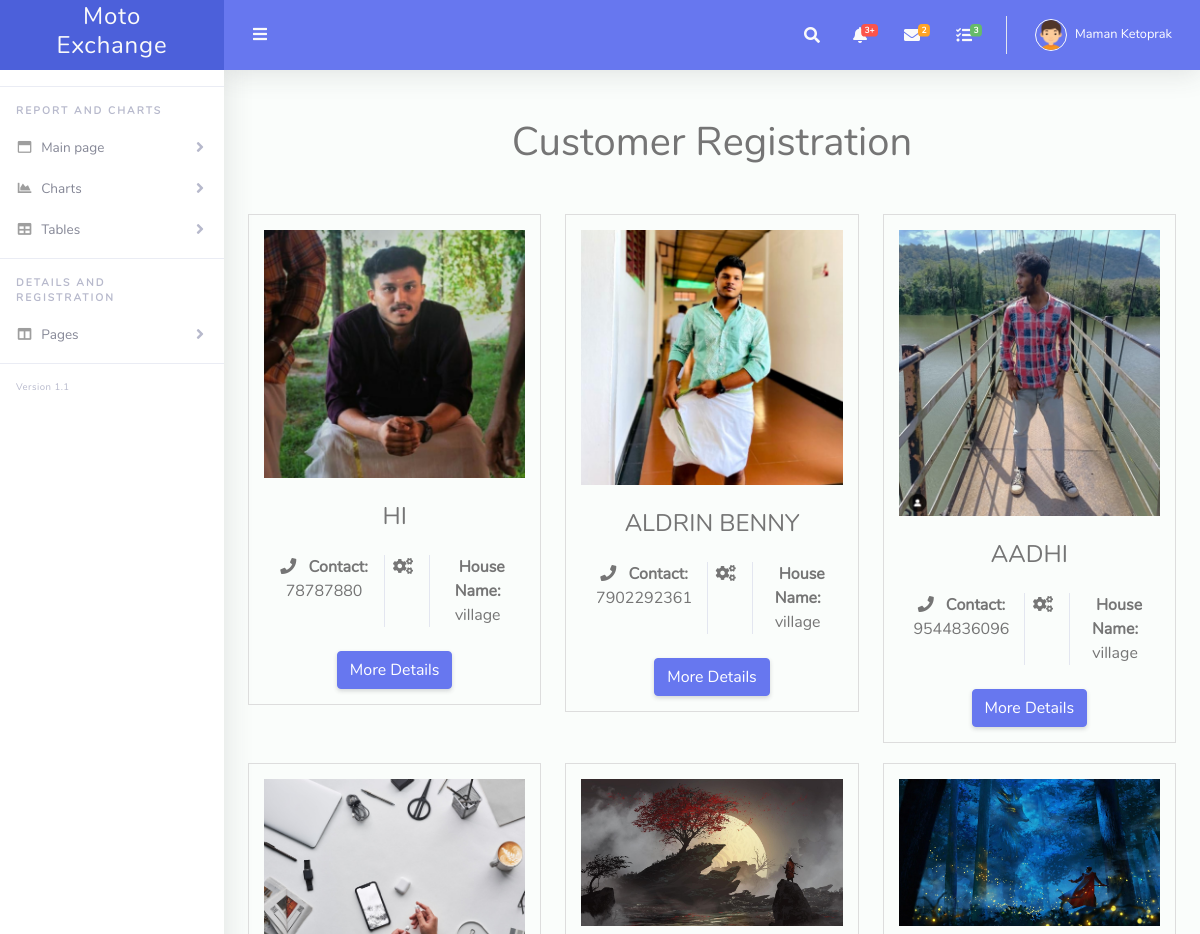
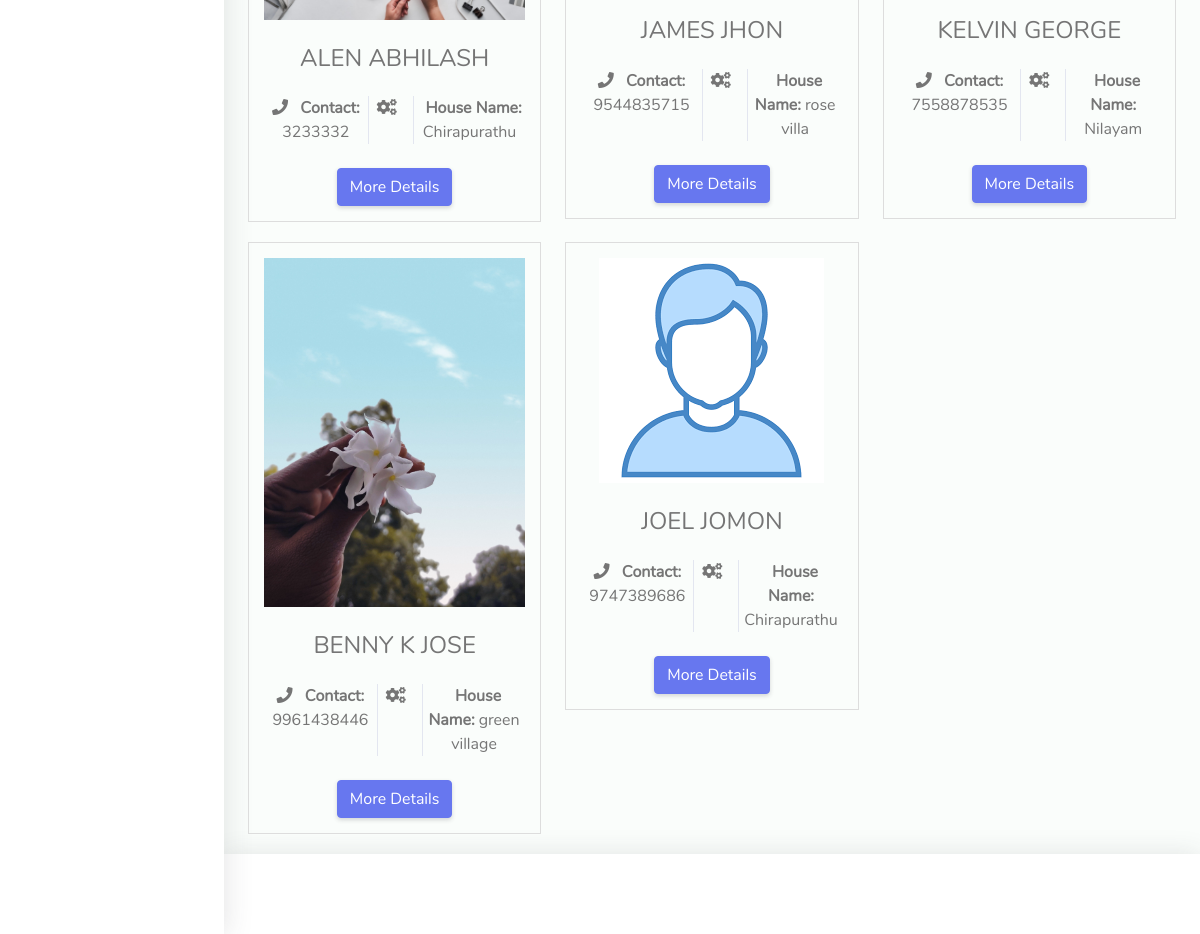
Page /admin/custre.php on the committed database (2 pictures, top to bottom).
### tables this page shows
CREATE TABLE IF NOT EXISTS `tbl_cust` (
  `cust_id` int NOT NULL AUTO_INCREMENT,
  `cust_name` varchar(30) NOT NULL,
  `email` varchar(30) NOT NULL,
  `contact` bigint NOT NULL,
  `housename` text NOT NULL,
  `dis_id` int NOT NULL,
  `loc_id` int NOT NULL,
  `pincode` int NOT NULL,
  `log_id` int NOT NULL,
  `id_proof` int NOT NULL,
  `imgc` text NOT NULL,
  `log_password` varchar(20) NOT NULL,
  `reg_date` date NOT NULL,
  PRIMARY KEY (`cust_id`)
);

### dboperation.php (called while the page is built, shortened)
<?php
class dboperation
{
public $con,$res;
function __construct()
{
$this->con=mysqli_connect("localhost","root","","secondhandcar");
}
public function query($sql)
{
$this->res=mysqli_query($this->con,$sql);
return $this->res;
}
}
?>

### admin/custre.php (the view, shortened to what this page needs)
<!DOCTYPE html>
<html lang="en">
<head>
    <link rel="stylesheet" href="https://maxcdn.bootstrapcdn.com/bootstrap/4.5.2/css/bootstrap.min.css">
    <link rel="stylesheet" href="https://cdnjs.cloudflare.com/ajax/libs/font-awesome/5.14.0/css/all.min.css">
</head>
<body>
<?php include("header.php"); ?>
<div class="container mt-5">
    <h1 class="text-center mb-5">Customer Registration</h1>
    <div class="row">
        <?php
        include_once("../dboperation.php");
        $obj = new dboperation();
        $sql = "SELECT * FROM tbl_cust";
        $res = $obj->query($sql);
        while ($row = mysqli_fetch_array($res)) {
        ?>
            <div class="col-lg-4 col-md-6">
                <div class="rent-item">
                    <a href="#" class="image-container">
                        <img src="../upload/<?php echo $row['imgc']; ?>" alt="<?php echo $row['cust_name']; ?>" class="img-fluid">
                    </a>
                    <h4 class="text-uppercase mt-4"><?php echo $row['cust_name']; ?></h4>
                    <div class="d-flex justify-content-center mt-4">
                        <div class="px-2">
                            <i class="fas fa-phone"></i>
                            <span class="ml-2"><strong>Contact:</strong> <?php echo $row['contact']; ?></span>
                        </div>
                        <div class="px-2 border-left border-right">
                            <i class="fas fa-cogs"></i>
                        </div>
                        <div class="px-2>
                            <i class="fas fa-home"></i>
                            <span class="ml-2"><strong>House Name:</strong> <?php echo $row['housename']; ?></span>
                        </div>
                    </div>
                    <a href="custrev.php?cust_id=<?php echo $row["log_id"]; ?>">
                        <button type="button" class="btn btn-primary mt-4">More Details</button>
                    </a>
                </div>
            </div>
        <?php
        }
        ?>
    </div>
</div>
<?php include("footer.php"); ?>
</body>
</html>

### admin/header.php (shortened to what this page needs)
<!DOCTYPE html>
<html lang="en">
<head>
  <link href="vendor/fontawesome-free/css/all.min.css" rel="stylesheet" type="text/css">
  <link href="vendor/bootstrap/css/bootstrap.min.css" rel="stylesheet" type="text/css">
  <link href="css/ruang-admin.min.css" rel="stylesheet">
</head>
<body id="page-top">
  <div id="wrapper">
    <ul class="navbar-nav sidebar sidebar-light accordion" id="accordionSidebar">
      <a class="sidebar-brand d-flex align-items-center justify-content-center" href>
        <h4 class="sidebar-brand-text mx-3">Moto Exchange</h4>
      </a>
      <hr class="sidebar-divider">
      <div class="sidebar-heading">
       Report And Charts
      </div>
      <li class="nav-item">
        <a class="nav-link collapsed" href="#" data-toggle="collapse" data-target="#collapseBootstrap"
          aria-expanded="true" aria-controls="collapseBootstrap">
          <i class="far fa-fw fa-window-maximize"></i>
          <span>Main page</span>
        </a>
      </li>
      <li class="nav-item">
        <a class="nav-link collapsed" href="#" data-toggle="collapse" data-target="#collapseForm" aria-expanded="true"
          aria-controls="collapseForm">
          <i class="fas fa-fw fa-chart-area"></i>
          <span>Charts</span>
        </a>
      </li>
      <li class="nav-item">
        <a class="nav-link collapsed" href="#" data-toggle="collapse" data-target="#collapseTable" aria-expanded="true"
          aria-controls="collapseTable">
          <i class="fas fa-fw fa-table"></i>
          <span>Tables</span>
        </a>
      </li>
      <hr class="sidebar-divider">
      <div class="sidebar-heading">
        Details And Registration
      </div>
      <li class="nav-item">
        <a class="nav-link collapsed" href="#" data-toggle="collapse" data-target="#collapsePage" aria-expanded="true"
          aria-controls="collapsePage">
          <i class="fas fa-fw fa-columns"></i>
          <span>Pages</span>
        </a>
      </li>
      <hr class="sidebar-divider">
      <div class="version" id="version-ruangadmin"></div>
    </ul>
    <div id="content-wrapper" class="d-flex flex-column">
      <div id="content">
        <nav class="navbar navbar-expand navbar-light bg-navbar topbar mb-4 static-top">
          <button id="sidebarToggleTop" class="btn btn-link rounded-circle mr-3">
            <i class="fa fa-bars"></i>
          </button>
          <ul class="navbar-nav ml-auto">
            <li class="nav-item dropdown no-arrow">
              <a class="nav-link dropdown-toggle" href="#" id="searchDropdown" role="button" data-toggle="dropdown"
                aria-haspopup="true" aria-expanded="false">
                <i class="fas fa-search fa-fw"></i>
              </a>
            </li>
            <li class="nav-item dropdown no-arrow mx-1">
              <a class="nav-link dropdown-toggle" href="#" id="alertsDropdown" role="button" data-toggle="dropdown"
                aria-haspopup="true" aria-expanded="false">
                <i class="fas fa-bell fa-fw"></i>
                <span class="badge badge-danger badge-counter">3+</span>
              </a>
            </li>
            <li class="nav-item dropdown no-arrow mx-1">
              <a class="nav-link dropdown-toggle" href="#" id="messagesDropdown" role="button" data-toggle="dropdown"
                aria-haspopup="true" aria-expanded="false">
                <i class="fas fa-envelope fa-fw"></i>
                <span class="badge badge-warning badge-counter">2</span>
              </a>
            </li>
            <li class="nav-item dropdown no-arrow mx-1">
              <a class="nav-link dropdown-toggle" href="#" id="messagesDropdown" role="button" data-toggle="dropdown"
                aria-haspopup="true" aria-expanded="false">
                <i class="fas fa-tasks fa-fw"></i>
                <span class="badge badge-success badge-counter">3</span>
              </a>
            </li>
            <li class="nav-item dropdown no-arrow">
              <a class="nav-link dropdown-toggle" href="#" id="userDropdown" role="button" data-toggle="dropdown"
                aria-haspopup="true" aria-expanded="false">
                <img class="img-profile rounded-circle" src="img/boy.png" style="max-width: 60px">
                <span class="ml-2 d-none d-lg-inline text-white small">Maman Ketoprak</span>
              </a>
            </li>
          </ul>
        </nav>

### admin/footer.php (shortened to what this page needs)
 <footer class="sticky-footer bg-white">
        <div class="container my-auto py-2">
        </div>
      </footer>
    </div>
  </div>
</body>
</html>

### admin/custre.php (style rules this page uses)
.rent-item { border: 1px solid #ddd; padding: 15px; margin-bottom: 20px; text-align: center; }
.rent-item img { max-width: 100%; height: auto; }
.btn-primary { background-color: #007bff; border-color: #007bff; }

### rows in the picture
tbl_cust: imgc (picture), cust_name "HI", contact "78787880", housename "village"
tbl_cust: imgc (picture), cust_name "ALDRIN BENNY", contact "7902292361", housename "village"
tbl_cust: imgc+cust_name (picture), cust_name "AADHI", contact "9544836096", housename "village"
tbl_cust: imgc (picture), cust_name "ALEN ABHILASH", contact "3233332", housename "Chirapurathu"
tbl_cust: imgc (picture), cust_name "JAMES JHON", contact "9544835715", housename "rose villa"
tbl_cust: imgc (picture), cust_name "KELVIN GEORGE", contact "7558878535", housename "Nilayam"
tbl_cust: imgc (picture), cust_name "BENNY K JOSE", contact "9961438446", housename "green village"
tbl_cust: imgc (picture), cust_name "JOEL JOMON", contact "9747389686", housename "Chirapurathu"
